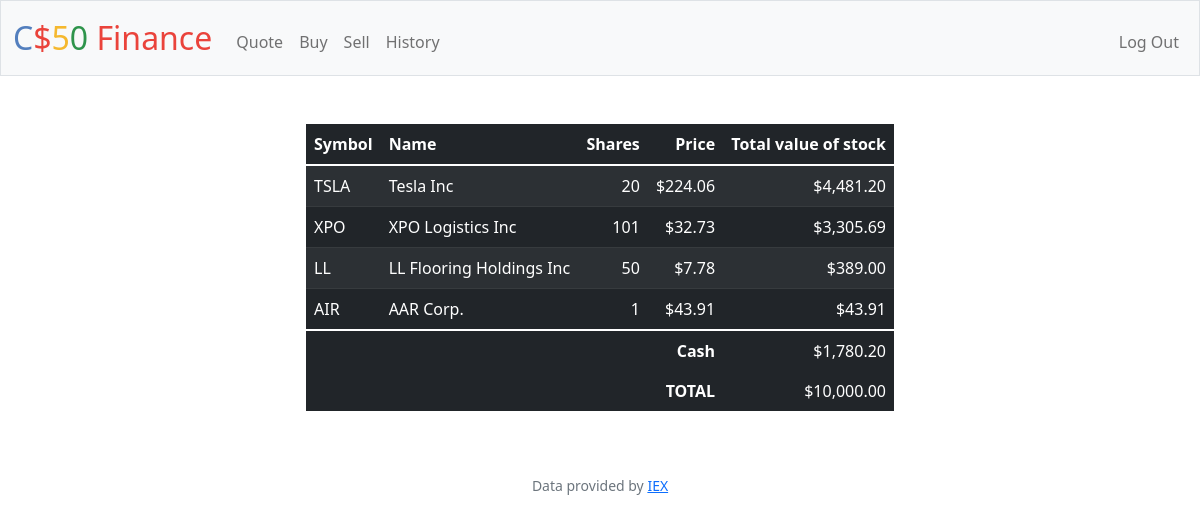
The page / (signed in) on the database as committed earlier.
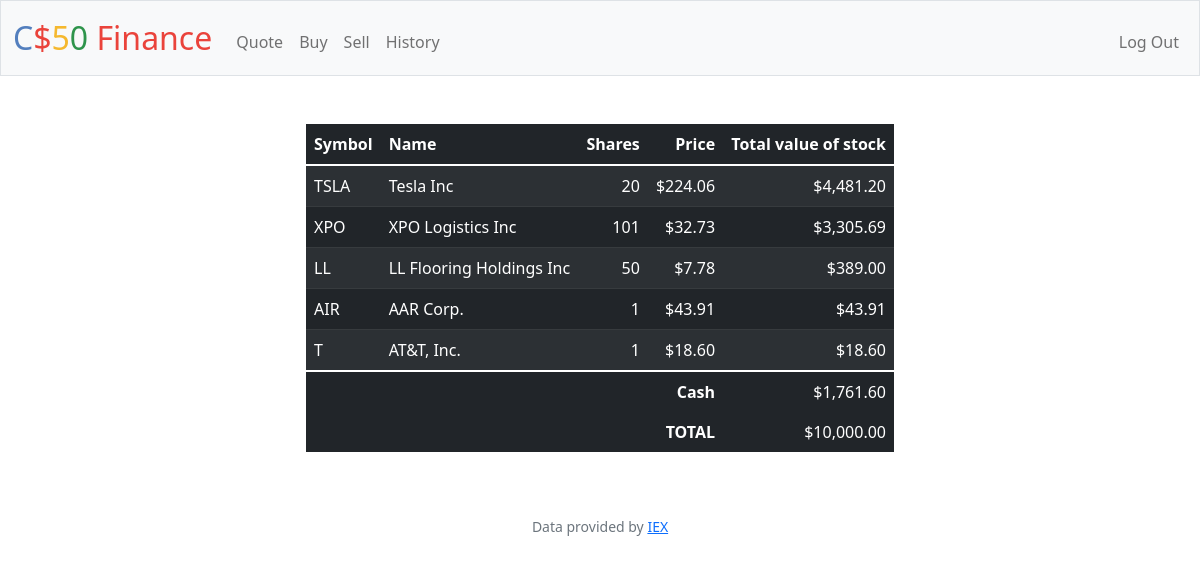
The same page on the database as committed later.
### tables this page shows
CREATE TABLE portfolio (
                portfolio_user_id INTEGER NOT NULL,
                portfolio_id INTEGER PRIMARY KEY,
                name TEXT NOT NULL,
                symbol TEXT NOT NULL,
                shares INTEGER NOT NULL,
                price INTEGER NOT NULL,
                total_value_of_stock NUMERIC NOT NULL DEFAULT 0
            );

### app.py (the view)
@app.route("/")
@login_required
def index():
    db.execute("DELETE FROM portfolio WHERE portfolio_user_id = ? AND shares = 0", session["user_id"])
    portfolio_rows = db.execute("SELECT * FROM portfolio WHERE portfolio_user_id = ?", session["user_id"])
    user_cash_rows = db.execute("SELECT cash FROM users WHERE id = ?", session["user_id"])
    user_cash_balance = round(float(user_cash_rows[0]["cash"]), 2)
    total_starting_cash = 0
    for dict in portfolio_rows:
        total_starting_cash += float(dict["total_value_of_stock"])
    total_starting_cash += user_cash_balance
    for dict in portfolio_rows:
        dict["price"] = usd(dict["price"])
        dict["total_value_of_stock"] = usd(dict["total_value_of_stock"])
    return render_template("index.html", portfolio_rows = portfolio_rows, user_cash_balance = usd(user_cash_balance), total_starting_cash = usd(total_starting_cash))

### app.py (called while the page is built)
@app.after_request
def after_request(response):
    response.headers["Cache-Control"] = "no-cache, no-store, must-revalidate"
    response.headers["Expires"] = 0
    response.headers["Pragma"] = "no-cache"
    return response

### helpers.py (called while the page is built)
def login_required(f):
    @wraps(f)
    def decorated_function(*args, **kwargs):
        if session.get("user_id") is None:
            return redirect("/login")
        return f(*args, **kwargs)
    return decorated_function

def usd(value):
    return f"${value:,.2f}"

### templates/index.html (shortened to what this page needs)
{% extends "layout.html" %}
{% block main %}
    <div class="text-centre mx-auto w-50">
        <table class="table table-striped table-dark">
            <thead>
                <tr>
                    <th class="text-start">Symbol</th>
                    <th class="text-start">Name</th>
                    <th class="text-end">Shares</th>
                    <th class="text-end">Price</th>
                    <th class="text-end">Total value of stock</th>
                </tr>
            </thead>
            <tbody>
                {% for dict in portfolio_rows %}
                <tr>
                    <td class="text-start">{{dict.symbol}}</td>
                    <td class="text-start">{{dict.name}}</td>
                    <td class="text-end">{{dict.shares}}</td>
                    <td class="text-end">{{dict.price}}</td>
                    <td class="text-end">{{dict.total_value_of_stock}}</td>
                </tr>
                {% endfor %}
            </tbody>
            <tfoot>
                <tr>
                    <td class="border-0 fw-bold text-end" colspan="4">Cash</td>
                    <td class="border-0 text-end">{{user_cash_balance}}</td>
                </tr>
                <tr>
                    <td class="border-0 fw-bold text-end" colspan="4">TOTAL</td>
                    <td class="border-0 w-bold text-end">{{total_starting_cash}}</td>
                </tr>
            </tfoot>
        </table>
    </div>
{% endblock %}

### templates/layout.html (shortened to what this page needs)
<!DOCTYPE html>
<html lang="en">
    <head>
        <link href="https://cdn.jsdelivr.net/npm/bootstrap@5.1.3/dist/css/bootstrap.min.css" rel="stylesheet">
        <link href="/static/styles.css" rel="stylesheet">
    </head>
    <body>
        <nav class="bg-light border navbar navbar-expand-md navbar-light">
            <div class="container-fluid">
                <a class="navbar-brand" href="/"><span class="blue">C</span><span class="red">$</span><span class="yellow">5</span><span class="green">0</span> <span class="red">Finance</span></a>
                <div class="collapse navbar-collapse" id="navbar">
                    {% if session["user_id"] %}
                        <ul class="navbar-nav me-auto mt-2">
                            <li class="nav-item"><a class="nav-link" href="/quote">Quote</a></li>
                            <li class="nav-item"><a class="nav-link" href="/buy">Buy</a></li>
                            <li class="nav-item"><a class="nav-link" href="/sell">Sell</a></li>
                            <li class="nav-item"><a class="nav-link" href="/history">History</a></li>
                        </ul>
                        <ul class="navbar-nav ms-auto mt-2">
                            <li class="nav-item"><a class="nav-link" href="/logout">Log Out</a></li>
                        </ul>
                    {% else %}
                        <ul class="navbar-nav ms-auto mt-2">
                            <li class="nav-item"><a class="nav-link" href="/register">Register</a></li>
                            <li class="nav-item"><a class="nav-link" href="/login">Log In</a></li>
                        </ul>
                    {% endif %}
                </div>
            </div>
        </nav>
        <main class="container-fluid py-5 text-center">
            {% block main %}{% endblock %}
        </main>
        <footer class="mb-5 small text-center text-muted">
            Data provided by <a href="https://iexcloud.io/">IEX</a>
        </footer>
    </body>
</html>

### static/styles.css (style rules this page uses)
nav .navbar-brand { font-size: xx-large; }
nav .navbar-brand .blue { color: #537fbe; }
nav .navbar-brand .red { color: #ea433b; }
nav .navbar-brand .yellow { color: #f5b82e; }
nav .navbar-brand .green { color: #2e944b; }

Rows that differ between the two databases and show on the page:
added portfolio: symbol "T", name "AT&T, Inc.", shares "1", price "$18.60", total_value_of_stock "$18.60"
Other text that changed with them:
{{ user_cash_balance }}: "$1,780.20" → "$1,761.60"
